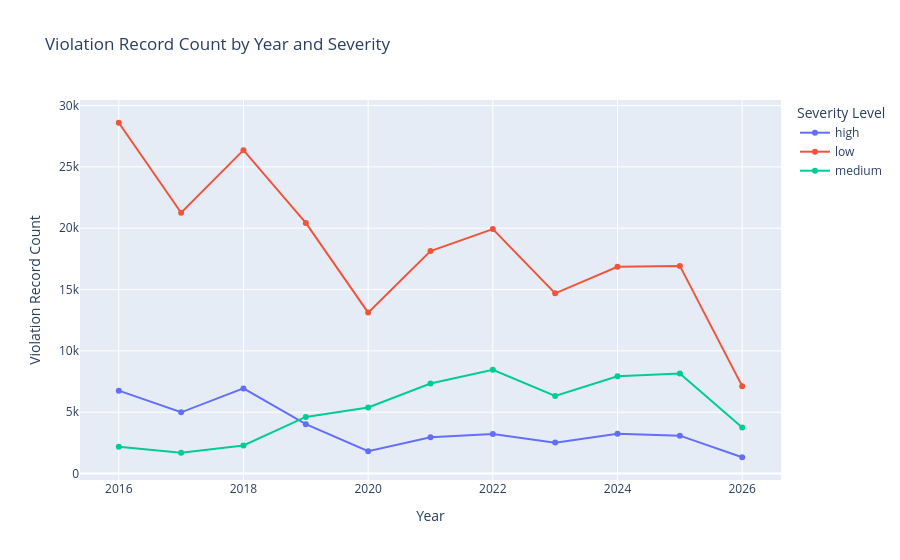

Notebook code for this chart:
### Markdown cell above
The system selected the SQL violation type analysis tool and identified the most common violation types in 2024. The response summarized the highest-frequency violation categories using actual count values from the SQL result, while the chart provided a quick visual comparison of the top violation types.

### Code cell
#test3
result_3 = ask(
    user_question_3,
)

print(result_3["summary"])
result_3["chart"].show()

### Figure 1 — Plotly figure (JSON) as saved in the notebook; plotly's stock layout.template omitted (floating-point values rounded to 4 significant figures)
{"data": [{"hovertemplate": "severity_level=high<br>year=%{x}<br>violation_record_count=%{y}<extra></extra>", "legendgroup": "high", "line": {"color": "#636efa", "dash": "solid"}, "marker": {"symbol": "circle"}, "mode": "lines+markers", "name": "high", "orientation": "v", "showlegend": true, "type": "scatter", "x": [2016.0, 2017.0, 2018.0, 2019.0, 2020.0, 2021.0, 2022.0, 2023.0, 2024.0, 2025.0, 2026.0], "xaxis": "x", "y": [6758, 4991, 6937, 4022, 1820, 2951, 3213, 2520, 3233, 3088, 1327], "yaxis": "y"}, {"hovertemplate": "severity_level=low<br>year=%{x}<br>violation_record_count=%{y}<extra></extra>", "legendgroup": "low", "line": {"color": "#EF553B", "dash": "solid"}, "marker": {"symbol": "circle"}, "mode": "lines+markers", "name": "low", "orientation": "v", "showlegend": true, "type": "scatter", "x": [2016.0, 2017.0, 2018.0, 2019.0, 2020.0, 2021.0, 2022.0, 2023.0, 2024.0, 2025.0, 2026.0], "xaxis": "x", "y": [28597, 21258, 26363, 20427, 13120, 18138, 19931, 14688, 16853, 16927, 7125], "yaxis": "y"}, {"hovertemplate": "severity_level=medium<br>year=%{x}<br>violation_record_count=%{y}<extra></extra>", "legendgroup": "medium", "line": {"color": "#00cc96", "dash": "solid"}, "marker": {"symbol": "circle"}, "mode": "lines+markers", "name": "medium", "orientation": "v", "showlegend": true, "type": "scatter", "x": [2016.0, 2017.0, 2018.0, 2019.0, 2020.0, 2021.0, 2022.0, 2023.0, 2024.0, 2025.0, 2026.0], "xaxis": "x", "y": [2181, 1700, 2290, 4616, 5380, 7335, 8451, 6326, 7926, 8153, 3750], "yaxis": "y"}], "layout": {"legend": {"title": {"text": "Severity Level"}, "tracegroupgap": 0}, "title": {"text": "Violation Record Count by Year and Severity"}, "xaxis": {"anchor": "y", "domain": [0, 1], "title": {"text": "Year"}}, "yaxis": {"anchor": "x", "domain": [0, 1], "title": {"text": "Violation Record Count"}}}}
